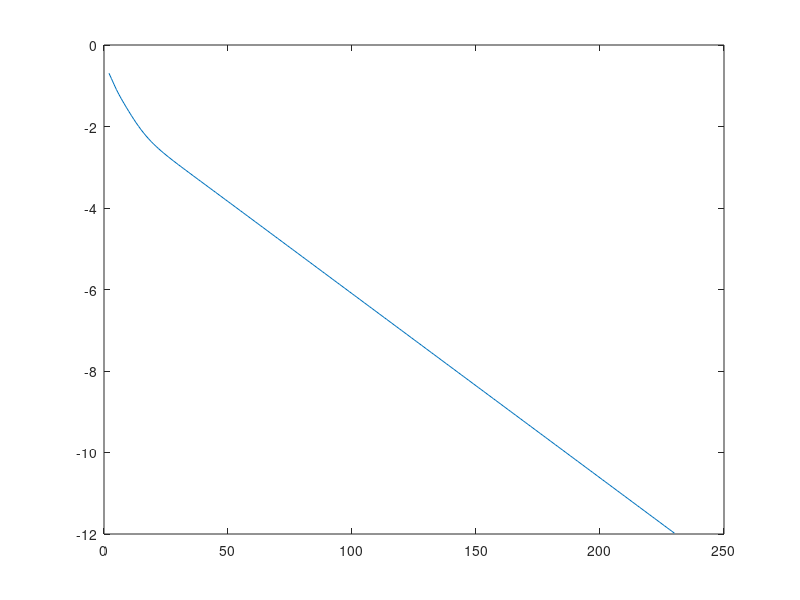

This chart was generated by the following MATLAB code:
function [] = simple_gradient_descent()
%     rng(1985)
    A = [ones(10,1), randn(10,3)];
    b = rand(10,1);

    x_init= zeros(4,1);
    alpha = 0.01;
    [x, n_iter, rtols] = matrixInverseVector(A, b, x_init, alpha);

    disp('n iterations')
    disp(n_iter)
    disp('x = ')
    disp(x)
    disp('A\b = ')
    disp(A\b)
    
    plot(log10(rtols))
    
end


function [x, n_iter, rtols] = matrixInverseVector(A, b, x_init, alpha)
    x = x_init;
    n_iter = 1;
    rtols = [];
    while true
        grad = 2*A'*(A*x-b);
        xn = x - alpha*grad;
        sse = @(x) norm(A*x-b);
        rtol = abs(sse(xn) - sse(x))/sse(x);
        if rtol<1e-12
            break
        else
            x = xn;
            n_iter = n_iter + 1;
            rtols(n_iter) = rtol;
        end
    end  
end